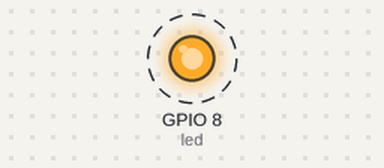
Recording of a program running on a simulated ESP32 board running MicroPython. On the bench: output pins drawn as LEDs (lit = HIGH). Dashed ring = blinking. What the program prints to the serial console is not drawn.

Above: at 0.5 s.
Timing chart, 0 to 4.6 s (numbered marks = the images above):
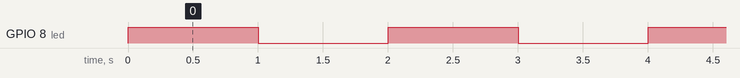

Measured:
- by itself, GPIO 8 (led): alternates HIGH for 1.0 s and LOW for 1.0 s

The program:

main.py
```python
from machine import Pin
from time import sleep

# ESP32-C3 onboard LED (GPIO 8 pada board yang menggunakan LED di GPIO8)
led = Pin(8, Pin.OUT)

while True:
    led.value(1)
    print("LED ON")
    sleep(1)

    led.value(0)
    print("LED OFF")
    sleep(1)
```
